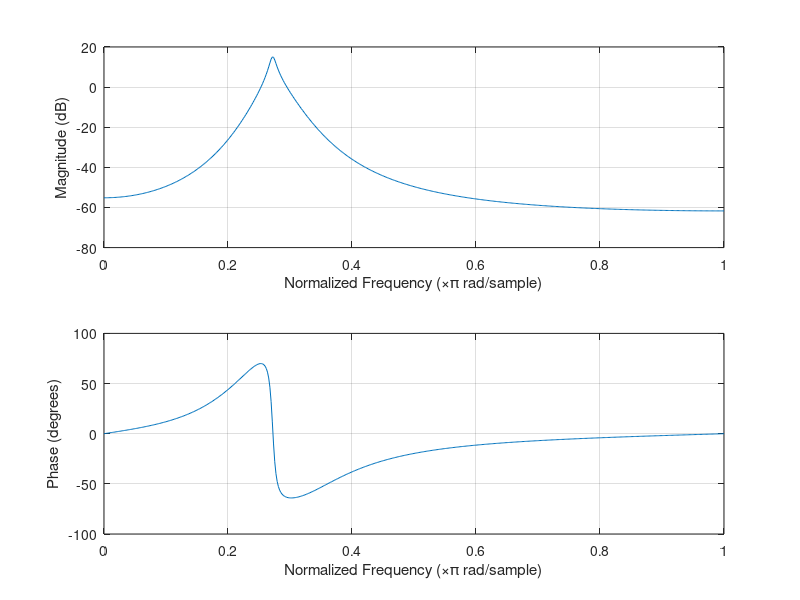

Source code (MATLAB):
delta_p = 0.05;
delta_s = 0.01;
hdelta_p = 2 * delta_p / (1 + delta_p);
hdelta_s = delta_s / (1 / delta_s);

Wp = [0.35 0.6];
Ws = [0.25 0.65];
Rp = -20 * log10(1 - hdelta_p);
Rs = -20 * log10(hdelta_s);

%% Butterworth Impulse Invariance Section
% [n,Wn] = buttord(Wp, Ws, Rp, Rs);
% [b,a] = butter(n, Wn, 'bandpass');
% % freqz(b,a);
% [bz, az] = impinvar( b, a );
% %[Hz, Wz] = freqz(bz,az);
% freqz(bz,az);

%% Butterworth Bilinear Transformation Section
% [n,Wn] = buttord(Wp, Ws, Rp, Rs);
% [b,a] = butter(n, Wn, 'bandpass');
% [bz, az] = bilinear( b, a, 1 );
% %[Hz, Wz] = freqz(bz,az);
% freqz(bz,az);

%% Elliptic Bilinear Transformation Section
[n,Wn] = ellipord(Wp, Ws, Rp, Rs);
[b,a] = ellip(n, Rp, Rs, Wp);
[bz,az] = bilinear( b, a, 1 );
%[Hz, Wz] = freqz(bz,az);
freqz(bz,az);
